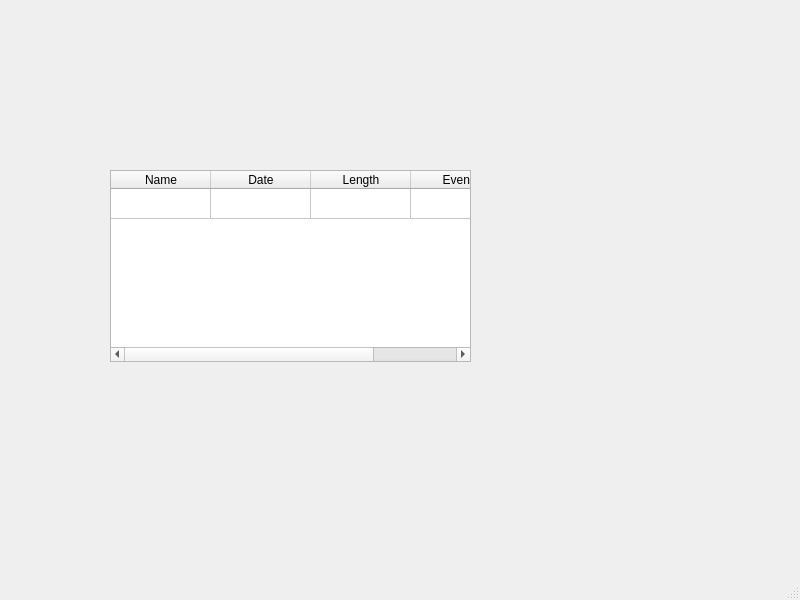
<?xml version="1.0" encoding="UTF-8"?>
<ui version="4.0">
 <class>MainWindow</class>
 <widget class="QMainWindow" name="MainWindow">
  <property name="geometry">
   <rect>
    <x>0</x>
    <y>0</y>
    <width>800</width>
    <height>600</height>
   </rect>
  </property>
  <property name="windowTitle">
   <string>MainWindow</string>
  </property>
  <widget class="QWidget" name="centralwidget">
   <widget class="QTableWidget" name="tableWidget">
    <property name="geometry">
     <rect>
      <x>110</x>
      <y>170</y>
      <width>361</width>
      <height>192</height>
     </rect>
    </property>
    <attribute name="horizontalHeaderShowSortIndicator" stdset="0">
     <bool>true</bool>
    </attribute>
    <attribute name="horizontalHeaderStretchLastSection">
     <bool>true</bool>
    </attribute>
    <attribute name="verticalHeaderVisible">
     <bool>false</bool>
    </attribute>
    <row>
     <property name="text">
      <string>Neue Zeile</string>
     </property>
    </row>
    <column>
     <property name="text">
      <string>Name</string>
     </property>
    </column>
    <column>
     <property name="text">
      <string>Date</string>
     </property>
    </column>
    <column>
     <property name="text">
      <string>Length</string>
     </property>
    </column>
    <column>
     <property name="text">
      <string>Events</string>
     </property>
    </column>
   </widget>
  </widget>
  <widget class="QMenuBar" name="menubar">
   <property name="geometry">
    <rect>
     <x>0</x>
     <y>0</y>
     <width>800</width>
     <height>22</height>
    </rect>
   </property>
  </widget>
  <widget class="QStatusBar" name="statusbar"/>
 </widget>
 <resources/>
 <connections/>
</ui>
